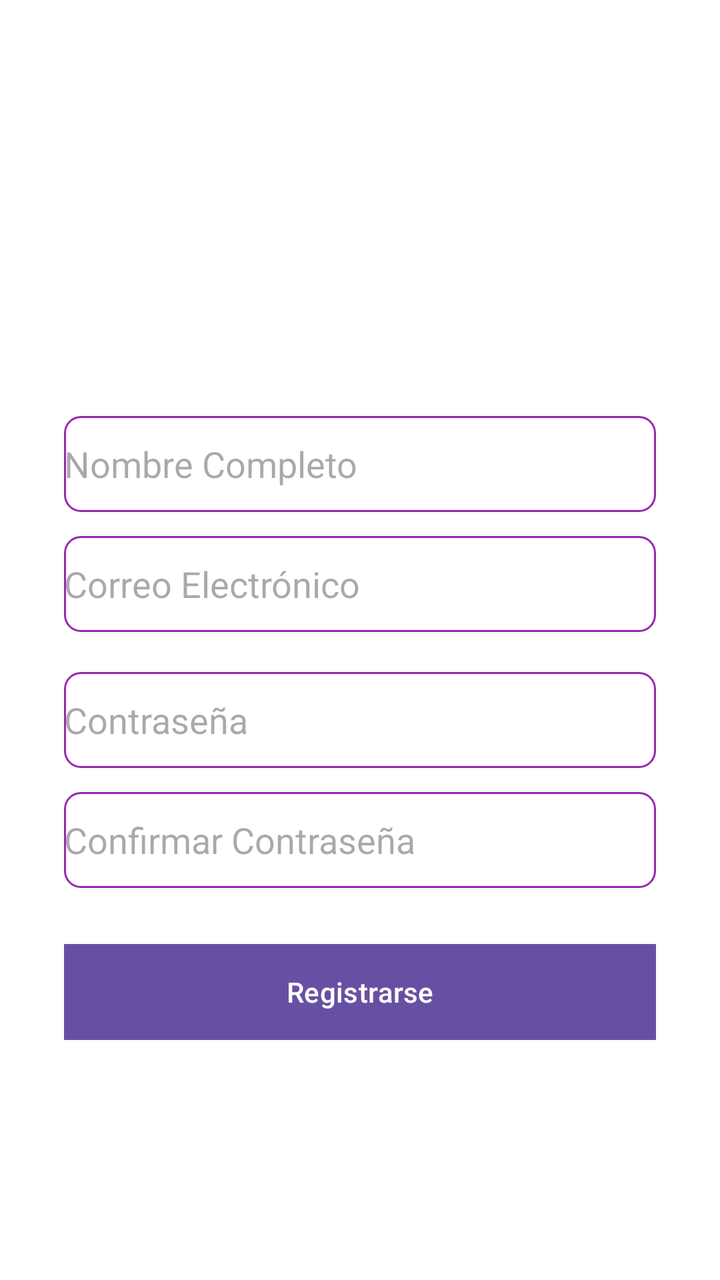
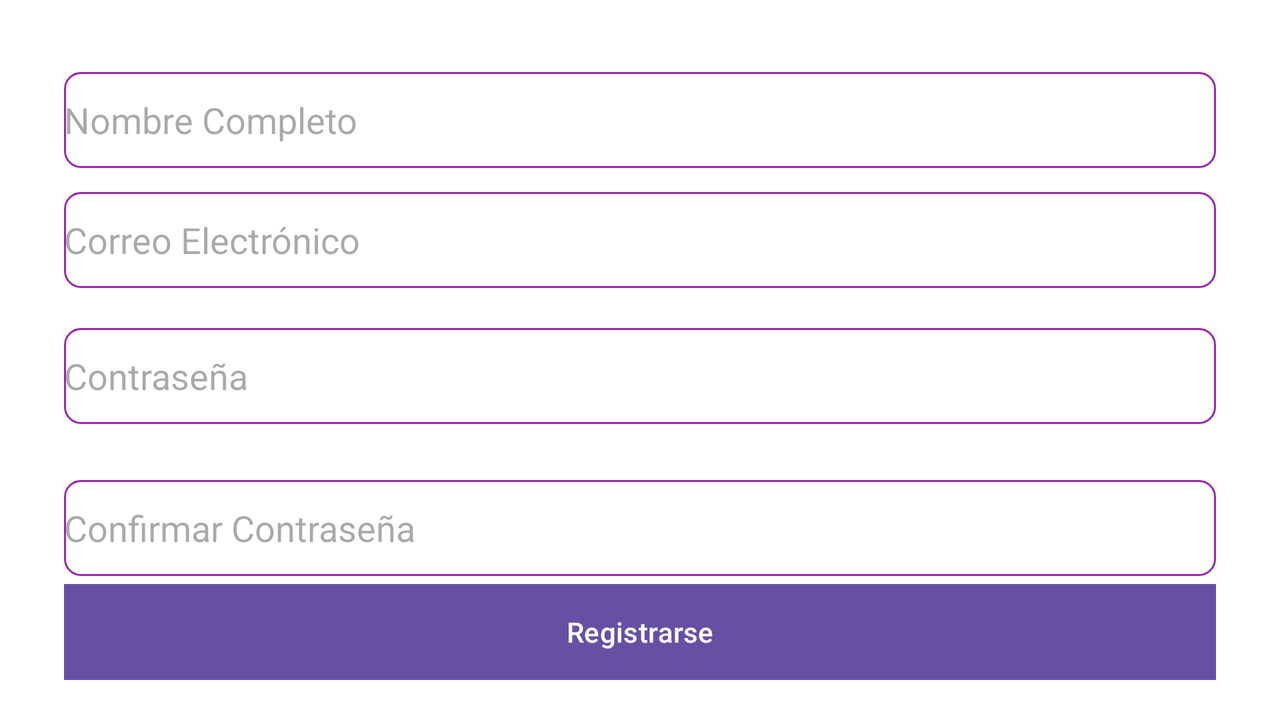

An Android layout and its configuration variant, each rendered on a device that would load it. The default file and the variant file are quoted in full after the pictures.
<!-- AndroidManifest.xml: application theme Theme.UTShop -->
<!-- res/layout/activity_register.xml -->
<?xml version="1.0" encoding="utf-8"?>
<androidx.constraintlayout.widget.ConstraintLayout xmlns:android="http://schemas.android.com/apk/res/android"
    xmlns:app="http://schemas.android.com/apk/res-auto"
    xmlns:tools="http://schemas.android.com/tools"
    android:layout_width="match_parent"
    android:layout_height="match_parent"
    android:background="@color/white"
    tools:context=".RegisterActivity">

    <Button
        android:id="@+id/registerSubmitButton"
        android:layout_width="0dp"
        android:layout_height="48dp"
        android:layout_marginStart="32dp"
        android:layout_marginTop="28dp"
        android:layout_marginEnd="32dp"
        android:background="@color/purple_500"
        android:text="@string/register"
        android:textColor="@color/white"
        app:layout_constraintEnd_toEndOf="parent"
        app:layout_constraintHorizontal_bias="1.0"
        app:layout_constraintStart_toStartOf="parent"
        app:layout_constraintTop_toBottomOf="@id/passwordConfirmEditText" />

    <EditText
        android:id="@+id/nameEditText"
        android:layout_width="0dp"
        android:layout_height="48dp"
        android:layout_marginStart="32dp"
        android:layout_marginTop="208dp"
        android:layout_marginEnd="32dp"
        android:background="@drawable/input_background"
        android:hint="@string/name_hint"
        android:inputType="textPersonName"
        app:layout_constraintEnd_toEndOf="parent"
        app:layout_constraintHorizontal_bias="1.0"
        app:layout_constraintStart_toStartOf="parent"
        app:layout_constraintTop_toTopOf="parent" />

    <EditText
        android:id="@+id/emailEditText"
        android:layout_width="0dp"
        android:layout_height="48dp"
        android:layout_marginTop="12dp"
        android:background="@drawable/input_background"
        android:hint="@string/email_hint"
        android:inputType="textEmailAddress"
        app:layout_constraintEnd_toEndOf="@+id/nameEditText"
        app:layout_constraintHorizontal_bias="1.0"
        app:layout_constraintStart_toStartOf="@+id/nameEditText"
        app:layout_constraintTop_toBottomOf="@+id/nameEditText" />

    <EditText
        android:id="@+id/passwordEditText"
        android:layout_width="0dp"
        android:layout_height="48dp"
        android:layout_marginTop="20dp"
        android:background="@drawable/input_background"
        android:hint="@string/password_hint"
        android:inputType="textPassword"
        app:layout_constraintEnd_toEndOf="@+id/emailEditText"
        app:layout_constraintHorizontal_bias="1.0"
        app:layout_constraintStart_toStartOf="@+id/emailEditText"
        app:layout_constraintTop_toBottomOf="@+id/emailEditText" />

    <EditText
        android:id="@+id/passwordConfirmEditText"
        android:layout_width="0dp"
        android:layout_height="48dp"
        android:layout_marginTop="12dp"
        android:background="@drawable/input_background"
        android:hint="@string/password_confirm_hint"
        android:inputType="textPassword"
        app:layout_constraintEnd_toEndOf="@+id/passwordEditText"
        app:layout_constraintHorizontal_bias="1.0"
        app:layout_constraintStart_toStartOf="@+id/passwordEditText"
        app:layout_constraintTop_toBottomOf="@+id/passwordEditText" />

</androidx.constraintlayout.widget.ConstraintLayout>
<!-- resources referenced by this layout -->
<resources>
  <!-- drawable input_background (drawable) -->
  <?xml version="1.0" encoding="utf-8"?>
  <shape xmlns:android="http://schemas.android.com/apk/res/android">
      <solid android:color="#FFFFFF"/>
      <corners android:radius="8dp"/>
      <stroke android:width="1dp" android:color="#9C27B0"/>
  </shape>
  <string name="email_hint">Correo Electrónico</string>
  <string name="name_hint">Nombre Completo</string>
  <string name="password_confirm_hint">Confirmar Contraseña</string>
  <string name="password_hint">Contraseña</string>
  <string name="register">Registrarse</string>
  <!-- from res/values-v23/ -->
  <style name="Theme.UTShop" parent="Base.Theme.UTShop">
          
          <item name="android:navigationBarColor">@android:color/transparent</item>
          <item name="android:statusBarColor">@android:color/transparent</item>
          <item name="android:windowLightStatusBar">?attr/isLightTheme</item>
      </style>
  <style name="Base.Theme.UTShop" parent="Theme.Material3.DayNight.NoActionBar">
          
          
      </style>
</resources>
<!-- res/layout-land/activity_register.xml (the repository's variant of the layout above) -->
<!-- drawn on the phone turned sideways -->
<?xml version="1.0" encoding="utf-8"?>
<androidx.constraintlayout.widget.ConstraintLayout xmlns:android="http://schemas.android.com/apk/res/android"
    xmlns:app="http://schemas.android.com/apk/res-auto"
    xmlns:tools="http://schemas.android.com/tools"
    android:layout_width="match_parent"
    android:layout_height="match_parent"
    android:background="@color/white"
    tools:context=".RegisterActivity">

    <Button
        android:id="@+id/registerSubmitButton"
        android:layout_width="0dp"
        android:layout_height="48dp"
        android:layout_marginStart="32dp"
        android:layout_marginTop="4dp"
        android:layout_marginEnd="32dp"
        android:background="@color/purple_500"
        android:text="@string/register"
        android:textColor="@color/white"
        app:layout_constraintEnd_toEndOf="parent"
        app:layout_constraintHorizontal_bias="1.0"
        app:layout_constraintStart_toStartOf="parent"
        app:layout_constraintTop_toBottomOf="@id/passwordConfirmEditText" />

    <EditText
        android:id="@+id/passwordEditText"
        android:layout_width="0dp"
        android:layout_height="48dp"
        android:layout_marginTop="20dp"
        android:background="@drawable/input_background"
        android:hint="@string/password_hint"
        android:inputType="textPassword"
        app:layout_constraintEnd_toEndOf="@+id/emailEditText"
        app:layout_constraintHorizontal_bias="1.0"
        app:layout_constraintStart_toStartOf="@+id/emailEditText"
        app:layout_constraintTop_toBottomOf="@+id/emailEditText" />

    <EditText
        android:id="@+id/nameEditText"
        android:layout_width="0dp"
        android:layout_height="48dp"
        android:layout_marginStart="32dp"
        android:layout_marginTop="36dp"
        android:layout_marginEnd="32dp"
        android:background="@drawable/input_background"
        android:hint="@string/name_hint"
        android:inputType="textPersonName"
        app:layout_constraintEnd_toEndOf="parent"
        app:layout_constraintHorizontal_bias="1.0"
        app:layout_constraintStart_toStartOf="parent"
        app:layout_constraintTop_toTopOf="parent" />

    <EditText
        android:id="@+id/passwordConfirmEditText"
        android:layout_width="0dp"
        android:layout_height="48dp"
        android:layout_marginTop="28dp"
        android:background="@drawable/input_background"
        android:hint="@string/password_confirm_hint"
        android:inputType="textPassword"
        app:layout_constraintEnd_toEndOf="@+id/passwordEditText"
        app:layout_constraintHorizontal_bias="1.0"
        app:layout_constraintStart_toStartOf="@+id/passwordEditText"
        app:layout_constraintTop_toBottomOf="@+id/passwordEditText" />

    <EditText
        android:id="@+id/emailEditText"
        android:layout_width="0dp"
        android:layout_height="48dp"
        android:layout_marginTop="12dp"
        android:background="@drawable/input_background"
        android:hint="@string/email_hint"
        android:inputType="textEmailAddress"
        app:layout_constraintEnd_toEndOf="@+id/nameEditText"
        app:layout_constraintHorizontal_bias="1.0"
        app:layout_constraintStart_toStartOf="@+id/nameEditText"
        app:layout_constraintTop_toBottomOf="@+id/nameEditText" />

</androidx.constraintlayout.widget.ConstraintLayout>
